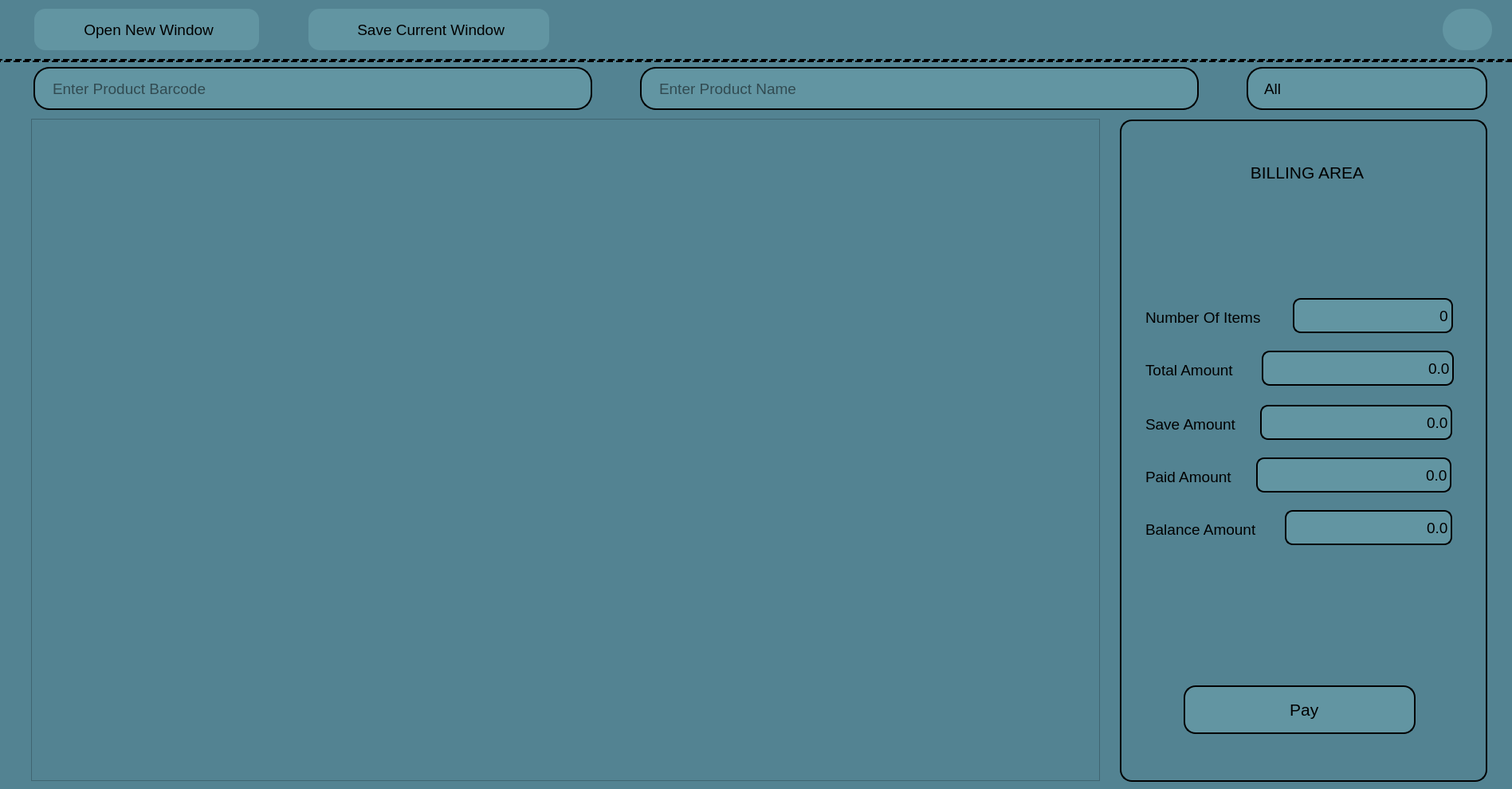
<?xml version="1.0" encoding="UTF-8"?>
<ui version="4.0">
 <class>MainWindow</class>
 <widget class="QMainWindow" name="MainWindow">
  <property name="geometry">
   <rect>
    <x>0</x>
    <y>0</y>
    <width>1897</width>
    <height>990</height>
   </rect>
  </property>
  <property name="sizePolicy">
   <sizepolicy hsizetype="Fixed" vsizetype="Fixed">
    <horstretch>0</horstretch>
    <verstretch>0</verstretch>
   </sizepolicy>
  </property>
  <property name="windowTitle">
   <string>MainWindow</string>
  </property>
  <property name="styleSheet">
   <string notr="true">background-color: rgb(83, 131, 146);</string>
  </property>
  <widget class="QWidget" name="centralwidget">
   <widget class="QWidget" name="widget_3" native="true">
    <property name="geometry">
     <rect>
      <x>1405</x>
      <y>150</y>
      <width>461</width>
      <height>831</height>
     </rect>
    </property>
    <property name="styleSheet">
     <string notr="true">QWidget{
	border: 2px solid black;
	border-radius: 15px;
	background-color: rgb(83, 131, 146);
}

verticalLayout::QVBoxLayout{
	Border:None;
}

QLineEdit{
	height:40px;
	border-radius:10px;
	border-style:solid;
	padding-left:5px;
	background-color: rgb(98, 149, 162);
}

QLineEdit:hover{
border-color: rgb(255, 255, 255);
}

QLineEdit:focus{
	border-width: 2px;
	border-color: rgb(0, 0, 0);
	background-color: rgb(83, 131, 146);
}</string>
    </property>
    <widget class="QPushButton" name="btnPay">
     <property name="geometry">
      <rect>
       <x>80</x>
       <y>710</y>
       <width>291</width>
       <height>61</height>
      </rect>
     </property>
     <property name="font">
      <font>
       <pointsize>16</pointsize>
      </font>
     </property>
     <property name="styleSheet">
      <string notr="true">QPushButton{
	border-width:2px;
	border-style: solid;
	border-radius:15px;
	width:250px;
	height:50px;
	background-color: rgb(98, 149, 162);
}

QPushButton:hover{
	color: rgb(255, 255, 255);
}

QPushButton:pressed{
	border-color: rgb(255, 255, 255);
	border-style: solid;
	background-color: rgb(83, 131, 146);
}
</string>
     </property>
     <property name="text">
      <string>  Pay</string>
     </property>
     <property name="icon">
      <iconset>
       <normaloff>image/icon-payment.png</normaloff>image/icon-payment.png</iconset>
     </property>
     <property name="iconSize">
      <size>
       <width>50</width>
       <height>50</height>
      </size>
     </property>
     <property name="checkable">
      <bool>true</bool>
     </property>
     <property name="autoExclusive">
      <bool>true</bool>
     </property>
    </widget>
    <widget class="QLabel" name="label">
     <property name="geometry">
      <rect>
       <x>150</x>
       <y>50</y>
       <width>170</width>
       <height>33</height>
      </rect>
     </property>
     <property name="font">
      <font>
       <pointsize>16</pointsize>
      </font>
     </property>
     <property name="styleSheet">
      <string notr="true">border:None</string>
     </property>
     <property name="text">
      <string>BILLING AREA</string>
     </property>
     <property name="alignment">
      <set>Qt::AlignCenter</set>
     </property>
    </widget>
    <widget class="QLabel" name="label_2">
     <property name="geometry">
      <rect>
       <x>32</x>
       <y>234</y>
       <width>175</width>
       <height>28</height>
      </rect>
     </property>
     <property name="font">
      <font>
       <pointsize>14</pointsize>
      </font>
     </property>
     <property name="styleSheet">
      <string notr="true">border:None</string>
     </property>
     <property name="text">
      <string>Number Of Items</string>
     </property>
    </widget>
    <widget class="QLineEdit" name="txtNumberItems">
     <property name="geometry">
      <rect>
       <x>217</x>
       <y>224</y>
       <width>201</width>
       <height>44</height>
      </rect>
     </property>
     <property name="font">
      <font>
       <pointsize>14</pointsize>
      </font>
     </property>
     <property name="text">
      <string>0</string>
     </property>
     <property name="alignment">
      <set>Qt::AlignRight|Qt::AlignTrailing|Qt::AlignVCenter</set>
     </property>
     <property name="placeholderText">
      <string>0</string>
     </property>
    </widget>
    <widget class="QLabel" name="label_9">
     <property name="geometry">
      <rect>
       <x>32</x>
       <y>500</y>
       <width>165</width>
       <height>28</height>
      </rect>
     </property>
     <property name="font">
      <font>
       <pointsize>14</pointsize>
      </font>
     </property>
     <property name="styleSheet">
      <string notr="true">border:None</string>
     </property>
     <property name="text">
      <string>Balance Amount</string>
     </property>
    </widget>
    <widget class="QLineEdit" name="txtBalancePrice">
     <property name="geometry">
      <rect>
       <x>207</x>
       <y>490</y>
       <width>210</width>
       <height>44</height>
      </rect>
     </property>
     <property name="font">
      <font>
       <pointsize>14</pointsize>
      </font>
     </property>
     <property name="text">
      <string>0.0</string>
     </property>
     <property name="alignment">
      <set>Qt::AlignRight|Qt::AlignTrailing|Qt::AlignVCenter</set>
     </property>
     <property name="placeholderText">
      <string>0.0</string>
     </property>
    </widget>
    <widget class="QLabel" name="label_3">
     <property name="geometry">
      <rect>
       <x>32</x>
       <y>300</y>
       <width>136</width>
       <height>28</height>
      </rect>
     </property>
     <property name="font">
      <font>
       <pointsize>14</pointsize>
      </font>
     </property>
     <property name="styleSheet">
      <string notr="true">border:None</string>
     </property>
     <property name="text">
      <string>Total Amount</string>
     </property>
    </widget>
    <widget class="QLineEdit" name="txtTotalPrice">
     <property name="geometry">
      <rect>
       <x>178</x>
       <y>290</y>
       <width>241</width>
       <height>44</height>
      </rect>
     </property>
     <property name="font">
      <font>
       <pointsize>14</pointsize>
      </font>
     </property>
     <property name="text">
      <string>0.0</string>
     </property>
     <property name="alignment">
      <set>Qt::AlignRight|Qt::AlignTrailing|Qt::AlignVCenter</set>
     </property>
     <property name="placeholderText">
      <string>0.0</string>
     </property>
    </widget>
    <widget class="QLabel" name="label_7">
     <property name="geometry">
      <rect>
       <x>32</x>
       <y>434</y>
       <width>129</width>
       <height>28</height>
      </rect>
     </property>
     <property name="font">
      <font>
       <pointsize>14</pointsize>
      </font>
     </property>
     <property name="styleSheet">
      <string notr="true">border:None</string>
     </property>
     <property name="text">
      <string>Paid Amount</string>
     </property>
    </widget>
    <widget class="QLineEdit" name="txtPaidPrice">
     <property name="geometry">
      <rect>
       <x>171</x>
       <y>424</y>
       <width>245</width>
       <height>44</height>
      </rect>
     </property>
     <property name="font">
      <font>
       <pointsize>14</pointsize>
      </font>
     </property>
     <property name="text">
      <string>0.0</string>
     </property>
     <property name="alignment">
      <set>Qt::AlignRight|Qt::AlignTrailing|Qt::AlignVCenter</set>
     </property>
     <property name="placeholderText">
      <string/>
     </property>
    </widget>
    <widget class="QLineEdit" name="txtSavePrice">
     <property name="geometry">
      <rect>
       <x>176</x>
       <y>358</y>
       <width>241</width>
       <height>44</height>
      </rect>
     </property>
     <property name="font">
      <font>
       <pointsize>14</pointsize>
      </font>
     </property>
     <property name="text">
      <string>0.0</string>
     </property>
     <property name="alignment">
      <set>Qt::AlignRight|Qt::AlignTrailing|Qt::AlignVCenter</set>
     </property>
     <property name="placeholderText">
      <string>0.0</string>
     </property>
    </widget>
    <widget class="QLabel" name="label_4">
     <property name="geometry">
      <rect>
       <x>32</x>
       <y>368</y>
       <width>134</width>
       <height>28</height>
      </rect>
     </property>
     <property name="font">
      <font>
       <pointsize>14</pointsize>
      </font>
     </property>
     <property name="styleSheet">
      <string notr="true">border:None</string>
     </property>
     <property name="text">
      <string>Save Amount</string>
     </property>
    </widget>
   </widget>
   <widget class="QWidget" name="widget_4" native="true">
    <property name="geometry">
     <rect>
      <x>-1</x>
      <y>139</y>
      <width>1391</width>
      <height>851</height>
     </rect>
    </property>
    <property name="styleSheet">
     <string notr="true">background-color: rgb(83, 131, 146);</string>
    </property>
    <widget class="QTableView" name="InventoryTableView">
     <property name="geometry">
      <rect>
       <x>40</x>
       <y>10</y>
       <width>1341</width>
       <height>831</height>
      </rect>
     </property>
     <property name="font">
      <font>
       <pointsize>14</pointsize>
      </font>
     </property>
     <property name="styleSheet">
      <string notr="true">

QHeaderView::section {
	background-color: rgb(98, 149, 162);
    color: black;
    font-size: 16px;
    font-weight: bold;
}</string>
     </property>
     <property name="verticalScrollBarPolicy">
      <enum>Qt::ScrollBarAsNeeded</enum>
     </property>
     <property name="horizontalScrollBarPolicy">
      <enum>Qt::ScrollBarAlwaysOff</enum>
     </property>
     <property name="showGrid">
      <bool>true</bool>
     </property>
     <property name="cornerButtonEnabled">
      <bool>true</bool>
     </property>
     <attribute name="horizontalHeaderShowSortIndicator" stdset="0">
      <bool>true</bool>
     </attribute>
    </widget>
   </widget>
   <widget class="QWidget" name="layoutWidget">
    <property name="geometry">
     <rect>
      <x>-18</x>
      <y>0</y>
      <width>1921</width>
      <height>141</height>
     </rect>
    </property>
    <layout class="QVBoxLayout" name="verticalLayout">
     <property name="spacing">
      <number>0</number>
     </property>
     <item>
      <widget class="QWidget" name="widget" native="true">
       <property name="font">
        <font>
         <pointsize>14</pointsize>
        </font>
       </property>
       <property name="styleSheet">
        <string notr="true">QWidget{
	background-color: rgb(83, 131, 146);
}

QPushButton{
	border-width:2px;
	border-style: solid;
	border-radius:15px;
	background-color: rgb(98, 149, 162);
	width:280px;
	height:50px;
}

QPushButton:hover{
	color: rgb(255, 255, 255);
}

QPushButton:pressed{
	border-color: rgb(0, 0, 0);
	border-style: solid;
	background-color: rgb(98, 149, 162);
}


</string>
       </property>
       <layout class="QHBoxLayout" name="horizontalLayout_2">
        <property name="spacing">
         <number>60</number>
        </property>
        <property name="leftMargin">
         <number>60</number>
        </property>
        <property name="topMargin">
         <number>10</number>
        </property>
        <property name="rightMargin">
         <number>30</number>
        </property>
        <property name="bottomMargin">
         <number>10</number>
        </property>
        <item>
         <widget class="QPushButton" name="pushButton">
          <property name="font">
           <font>
            <pointsize>14</pointsize>
           </font>
          </property>
          <property name="text">
           <string> Open New Window</string>
          </property>
          <property name="icon">
           <iconset>
            <normaloff>image/icon_open_new_tab.png</normaloff>image/icon_open_new_tab.png</iconset>
          </property>
          <property name="iconSize">
           <size>
            <width>40</width>
            <height>40</height>
           </size>
          </property>
          <property name="checkable">
           <bool>true</bool>
          </property>
          <property name="checked">
           <bool>false</bool>
          </property>
          <property name="autoExclusive">
           <bool>true</bool>
          </property>
         </widget>
        </item>
        <item>
         <widget class="QPushButton" name="pushButton_2">
          <property name="font">
           <font>
            <pointsize>14</pointsize>
           </font>
          </property>
          <property name="styleSheet">
           <string notr="true">width:300px;</string>
          </property>
          <property name="text">
           <string> Save Current Window</string>
          </property>
          <property name="icon">
           <iconset>
            <normaloff>image/icon_save_tab.png</normaloff>image/icon_save_tab.png</iconset>
          </property>
          <property name="iconSize">
           <size>
            <width>40</width>
            <height>40</height>
           </size>
          </property>
          <property name="checkable">
           <bool>true</bool>
          </property>
          <property name="autoExclusive">
           <bool>true</bool>
          </property>
         </widget>
        </item>
        <item>
         <spacer name="horizontalSpacer">
          <property name="orientation">
           <enum>Qt::Horizontal</enum>
          </property>
          <property name="sizeHint" stdset="0">
           <size>
            <width>1044</width>
            <height>20</height>
           </size>
          </property>
         </spacer>
        </item>
        <item>
         <widget class="QPushButton" name="pushButton_3">
          <property name="font">
           <font>
            <pointsize>14</pointsize>
           </font>
          </property>
          <property name="styleSheet">
           <string notr="true">border-radius:27px;
width:60px;</string>
          </property>
          <property name="text">
           <string/>
          </property>
          <property name="icon">
           <iconset>
            <normaloff>image/icon_user_profile.png</normaloff>image/icon_user_profile.png</iconset>
          </property>
          <property name="iconSize">
           <size>
            <width>50</width>
            <height>50</height>
           </size>
          </property>
          <property name="checkable">
           <bool>true</bool>
          </property>
          <property name="autoExclusive">
           <bool>true</bool>
          </property>
         </widget>
        </item>
       </layout>
      </widget>
     </item>
     <item>
      <widget class="QWidget" name="widget_2" native="true">
       <property name="styleSheet">
        <string notr="true">QWidget{
background-color: rgb(83, 131, 146);
border: 2px dashed black;
    border-top-color: black;
    border-right-color: rgb(83, 131, 146);
    border-bottom-color: rgb(83, 131, 146);
    border-left-color: rgb(83, 131, 146);
}
QLineEdit{

	border-width: 2px;
	border-style:solid;
	border-color: rgb(0, 0, 0);
	border-radius:20px;
	padding-left:20px;
	background-color: rgb(98, 149, 162);
	height:50px;
}

QLineEdit:hover{
border-color: rgb(255, 255, 255);
}

QLineEdit:focus{
	border-style:solid;
	border-width: 2px;
	border-color: rgb(0, 0, 0);
	background-color: rgb(83, 131, 146);
}</string>
       </property>
       <widget class="QWidget" name="layoutWidget">
        <property name="geometry">
         <rect>
          <x>10</x>
          <y>2</y>
          <width>1911</width>
          <height>71</height>
         </rect>
        </property>
        <layout class="QHBoxLayout" name="horizontalLayout">
         <property name="spacing">
          <number>60</number>
         </property>
         <property name="leftMargin">
          <number>50</number>
         </property>
         <property name="rightMargin">
          <number>37</number>
         </property>
         <item>
          <widget class="QLineEdit" name="txtBarcode">
           <property name="font">
            <font>
             <pointsize>14</pointsize>
            </font>
           </property>
           <property name="placeholderText">
            <string>Enter Product Barcode</string>
           </property>
           <property name="clearButtonEnabled">
            <bool>true</bool>
           </property>
          </widget>
         </item>
         <item>
          <widget class="QLineEdit" name="txtByName">
           <property name="font">
            <font>
             <pointsize>14</pointsize>
            </font>
           </property>
           <property name="placeholderText">
            <string>Enter Product Name</string>
           </property>
           <property name="clearButtonEnabled">
            <bool>true</bool>
           </property>
          </widget>
         </item>
         <item>
          <widget class="QComboBox" name="comboCategory">
           <property name="font">
            <font>
             <pointsize>14</pointsize>
            </font>
           </property>
           <property name="styleSheet">
            <string notr="true">QComboBox{
border: 2px solid black;
border-radius:20px;
padding-left:20px;
height:50px;
background-color: rgb(98, 149, 162);
}

QComboBox:hover{
	border-color: rgb(255, 255, 255);
}

QComboBox::drop-down {
    border-left-color: darkgray;
    border-left-style: solid;
}

QComboBox QAbstractItemView {
    border: 2px solid black;
    border-radius: 20px;
    selection-background-color: rgb(83, 131, 146);
	selection-color: rgb(255, 255, 255);
    background:rgb(98, 149, 162);
}
</string>
           </property>
           <property name="editable">
            <bool>false</bool>
           </property>
           <property name="currentText">
            <string>All</string>
           </property>
           <property name="currentIndex">
            <number>0</number>
           </property>
           <property name="sizeAdjustPolicy">
            <enum>QComboBox::AdjustToContents</enum>
           </property>
           <property name="minimumContentsLength">
            <number>20</number>
           </property>
           <item>
            <property name="text">
             <string>All</string>
            </property>
           </item>
           <item>
            <property name="text">
             <string>New Item 1</string>
            </property>
           </item>
           <item>
            <property name="text">
             <string>New Item 2</string>
            </property>
           </item>
           <item>
            <property name="text">
             <string>New Item 3</string>
            </property>
           </item>
           <item>
            <property name="text">
             <string>New Item 4</string>
            </property>
           </item>
           <item>
            <property name="text">
             <string>New Item 5</string>
            </property>
           </item>
           <item>
            <property name="text">
             <string>New Item 6</string>
            </property>
           </item>
           <item>
            <property name="text">
             <string>New Item 7</string>
            </property>
           </item>
          </widget>
         </item>
        </layout>
       </widget>
      </widget>
     </item>
    </layout>
   </widget>
  </widget>
 </widget>
 <resources/>
 <connections/>
</ui>
